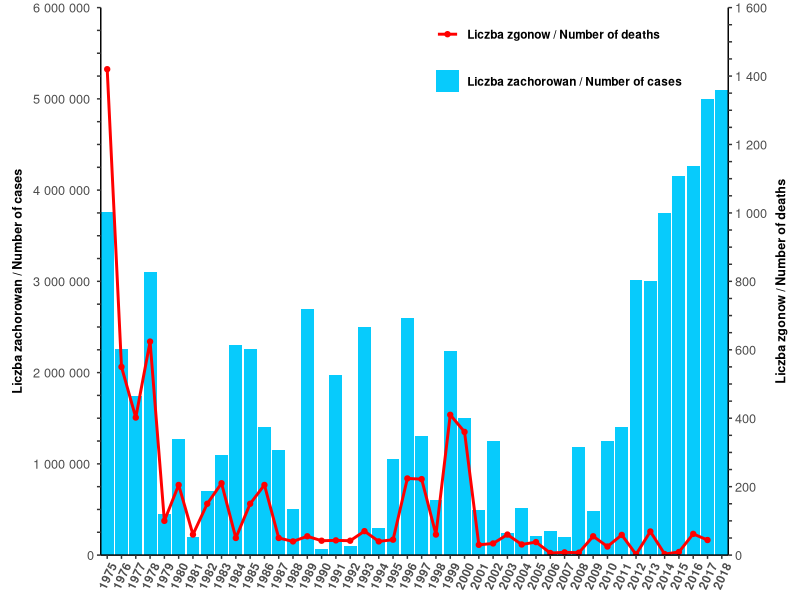

Here is the R script that generated this plot:
## ---- chunk 1
library(ggplot2)
## ---- chunk 2
year=c(1975:2018)
chor=c(376, 226, 174, 310, 45, 127, 20, 70, 110, 230, 226, 140, 115, 50, 270, 7, 197, 10, 250, 30, 105, 260, 130, 60, 224, 150, 49, 125, 24, 52, 21, 26, 20, 119, 48, 125, 140, 302, 300, 375, 415, 426, 500, 510)
chor=chor*10000
zgon=c(1420, 550, 402, 624, 100, 205, 60, 150, 210, 50, 150, 205, 50, 40, 55, 42, 43, 42, 70, 40, 45, 224, 222, 60, 410, 360, 30, 34, 60, 31, 38, 6, 8, 7, 55, 25, 59, 2, 69, 3, 9, 62, 44)
A <- data.frame(cbind(year, chor))
B <- data.frame(cbind(year, c(zgon, NA)))
colnames(B)[2] <- "zgon"
## ---- chunk 3

 ggplot(data=A, aes(x = year)) + 
   geom_col(aes(y=chor, fill="Liczba zachorowan / Number of cases")) +     #barplot
   geom_line(data=B, aes(x= year, y = zgon*3750, color = "Liczba zgonow / Number of deaths"), size=1) +  #linie
   geom_point(data=B, aes(x= year, y = zgon*3750, color="Liczba zgonow / Number of deaths"), size=1.5) + #kropki
   
   scale_y_continuous(sec.axis = sec_axis(~./3750, name="Liczba zgonow / Number of deaths",    #axis y po prawej
                                           breaks=seq(0,1600,50), 
                                           labels=c(0, rep("",3), "200 ", rep("",3), "400 ", rep("",3), "600 ",
                                                    rep("",3), "800 ", rep("",3), "1 000 ", rep("",3), "1 200 ",
                                                    rep("",3), "1 400 ", rep("",3), "1 600 ") ), 
                      
                       breaks = seq(0,6000000,250000), limits = c(0,6000000),              #axis y po lewj
                       labels = c(0, rep("",3), " 1 000 000 ", rep("",3), " 2 000 000 ",  
                                  rep("",3), " 3 000 000 ", rep("",3), " 4 000 000 ",
                                  rep("",3), " 5 000 000 ", rep("",3), " 6 000 000 "),
                       name = "Liczba zachorowan / Number of cases", expand = c(0, 0) ) +  
   
  scale_x_continuous(breaks=c(1975:2018), name = NULL, expand = c(0, 0) ) +      #axis x
   
  scale_color_manual(name="", values=c("Liczba zachorowan / Number of cases"="#07CBFC",  #legenda
                                       "Liczba zgonow / Number of deaths"="red")) + 
  scale_fill_manual(name="", values=c("Liczba zachorowan / Number of cases"="#07CBFC",
                                       "Liczba zgonow / Number of deaths"="red")) +
   
  theme(axis.text.x = element_text(size=8.5, angle = 65, vjust=0.55, face="bold"),
        axis.text.y = element_text(size=9.2),
        axis.title.y.right = element_text(margin = margin(3, 3, 3, 3, "pt"), 
                                          size=9, face="bold", angle=90),
        axis.title.y.left = element_text(margin = margin(3, 3, 3, 3, "pt"), 
                                         size=9, face="bold" ),
        
        axis.line = element_line(color = "black", size = 0.5, linetype = "solid"), #czarna obwodka

        panel.background = element_blank(),   #biale tlo
        
        legend.position = c(.73, .93),
        legend.spacing.y = unit(-0.4,"cm"),
        legend.text = element_text(size = 8.5, face="bold"),
        legend.key = element_blank(),
        legend.background = element_blank()

                              )

